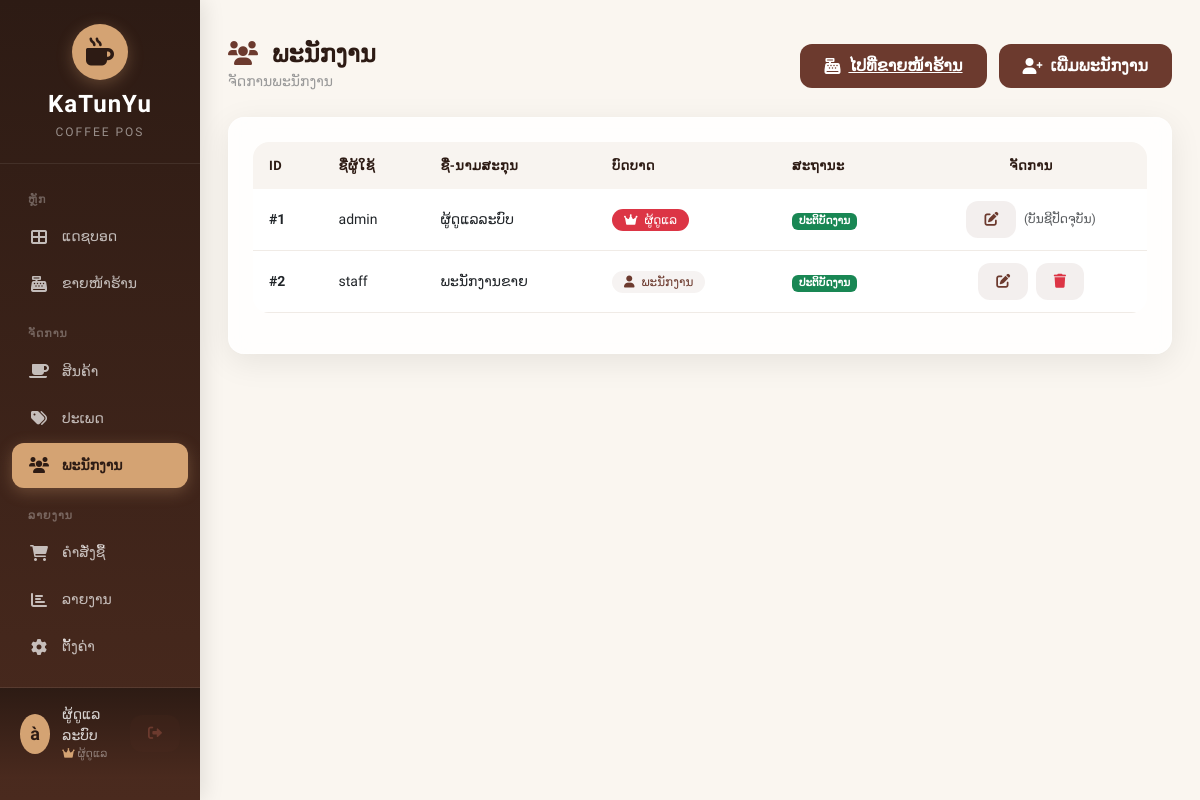
The app's page /index.php?page=employees (signed in) with its own data.
### tables this page shows
CREATE TABLE employees (
    id        INT UNSIGNED AUTO_INCREMENT PRIMARY KEY,
    username  VARCHAR(50)  NOT NULL UNIQUE,
    password  VARCHAR(255) NOT NULL,           
    fullname  VARCHAR(100) NOT NULL,
    role      ENUM('admin', 'staff') NOT NULL DEFAULT 'staff',
    status    ENUM('active', 'inactive') NOT NULL DEFAULT 'active',
    created_at TIMESTAMP DEFAULT CURRENT_TIMESTAMP
);

### pages/employees.php (the view, shortened to what this page needs)
<?php
$employees = $conn->query("SELECT * FROM employees ORDER BY id");
?>
<div class="card-glass p-4">
    <div class="table-responsive">
        <table class="table table-pos">
            <thead>
                <tr><th>ID</th><th>ຊື່ຜູ້ໃຊ້</th><th>ຊື່-ນາມສະກຸນ</th><th>ບົດບາດ</th><th>ສະຖານະ</th><th class="text-center">ຈັດການ</th></tr>
            </thead>
            <tbody>
            <?php if ($employees && $employees->num_rows > 0): ?>
                <?php while ($row = $employees->fetch_assoc()): ?>
                <tr>
                    <td><strong>#<?= $row['id'] ?></strong></td>
                    <td><?= htmlspecialchars($row['username']) ?></td>
                    <td><?= htmlspecialchars($row['fullname']) ?></td>
                    <td>
                        <?php if ($row['role'] == 'admin'): ?>
                            <span class="badge-pos bg-danger text-white"><i class="fas fa-crown me-1"></i> ຜູ້ດູແລ</span>
                        <?php else: ?>
                            <span class="badge-pos bg-coffee-light text-coffee"><i class="fas fa-user me-1"></i> ພະນັກງານ</span>
                        <?php endif; ?>
                    </td>
                    <td><?= getStatusBadge($row['status']) ?></td>
                    <td class="text-center">
                        <button class="btn btn-sm btn-pos-light me-1" onclick="editEmployee(<?= $row['id'] ?>)"><i class="fas fa-edit"></i></button>
                        <?php if ($row['id'] != $_SESSION['user_id']): ?>
                            <button class="btn btn-sm btn-pos-light text-danger" onclick="deleteEmployee(<?= $row['id'] ?>)"><i class="fas fa-trash"></i></button>
                        <?php else: ?>
                            <span class="text-muted small">(ບັນຊີປັດຈຸບັນ)</span>
                        <?php endif; ?>
                    </td>
                </tr>
                <?php endwhile; ?>
            <?php else: ?>
                <tr><td colspan="6" class="text-center text-muted py-4">ຍັງບໍ່ມີພະນັກງານ</td></tr>
            <?php endif; ?>
            </tbody>
        </table>
    </div>
</div>

### functions.php (shortened to what this page needs)
<?php
function getStatusBadge($status) {
    $badges = [
        'available'   => 'bg-success',
        'unavailable' => 'bg-secondary',
        'active'      => 'bg-success',
        'inactive'    => 'bg-secondary',
        'pending'     => 'bg-warning',
        'completed'   => 'bg-success',
        'cancelled'   => 'bg-danger'
    ];
    $labels = [
        'available'   => 'ພ້ອມຂາຍ',
        'unavailable' => 'ຢຸດຂາຍ',
        'active'      => 'ປະຕິບັດງານ',
        'inactive'    => 'ບໍ່ເຄື່ອນໄຫວ',
        'pending'     => 'ລໍຖ້າ',
        'completed'   => 'ສຳເລັດ',
        'cancelled'   => 'ຍົກເລີກ'
    ];
    return '<span class="badge ' . ($badges[$status] ?? 'bg-secondary') . '">' . ($labels[$status] ?? $status) . '</span>';
}

### assets/css/style.css (style rules this page uses)
:root { --primary: #6C3A2E; --primary-light: #8B5A4A; --secondary: #D4A373; --accent: #E8C99B; --bg-light: #FAF6F0; --text-dark: #2D1B14; --shadow: 0 8px 32px rgba(0,0,0,0.08); --shadow-hover: 0 12px 48px rgba(0,0,0,0.15); --radius: 16px; --transition: all 0.3s cubic-bezier(0.4, 0, 0.2, 1); }
* { font-family: 'Prompt', sans-serif; }
body { background: var(--bg-light); min-height: 100vh; color: var(--text-dark); }
.btn-pos-light { background: rgba(108, 58, 46, 0.08); color: var(--primary); border: none; padding: 8px 18px; border-radius: 12px; font-weight: 500; transition: var(--transition); }
.card-glass { background: rgba(255,255,255,0.85); backdrop-filter: blur(12px); border: 1px solid rgba(255,255,255,0.6); border-radius: var(--radius); box-shadow: var(--shadow); transition: var(--transition); }
.table-pos { border-radius: var(--radius); overflow: hidden; }
.table-pos thead th { background: #f8f4f0; color: var(--text-dark); font-weight: 600; font-size: 13px; text-transform: uppercase; letter-spacing: 0.5px; padding: 14px 16px; border: none; }
.table-pos tbody td { padding: 12px 16px; border-color: #f0ebe6; vertical-align: middle; font-size: 14px; }
.table-pos tbody tr { transition: var(--transition); }
.badge-pos { padding: 4px 12px; border-radius: 20px; font-weight: 500; font-size: 12px; }
.text-coffee { color: var(--primary); }
.bg-coffee-light { background: rgba(108, 58, 46, 0.06); }

### records on screen
employees: id "1", username "admin", fullname "ຜູ້ດູແລລະບົບ", role "admin" (drawn), status "ປະຕິບັດງານ", shows "(ບັນຊີປັດຈຸບັນ)"
employees: id "2", username "staff", fullname "ພະນັກງານຂາຍ", role "staff" (drawn), status "ປະຕິບັດງານ"

### other values on screen
substr($_SESSION['fullname'] ?? 'G', 0, 1) "à"
$_SESSION['fullname'] "ຜູ້ດູແລລະບົບ"
$p['title'] "ພະນັກງານ"
$p['sub'] "ຈັດການພະນັກງານ"
